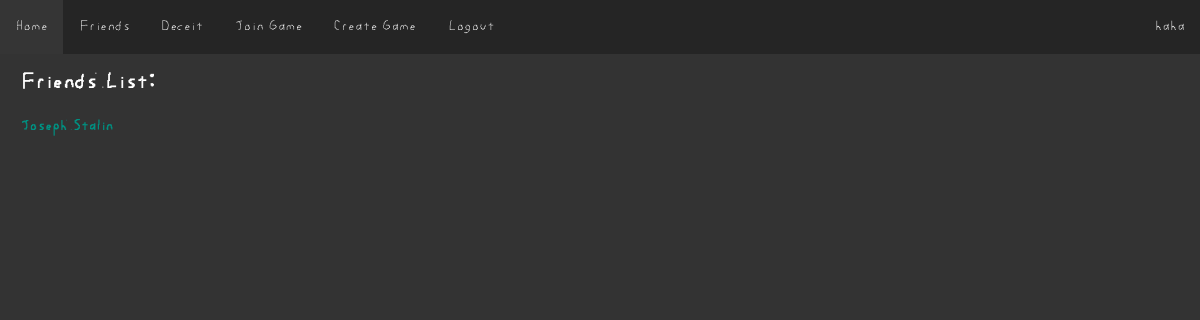
The page /user/friends (signed in) on the database as committed earlier.
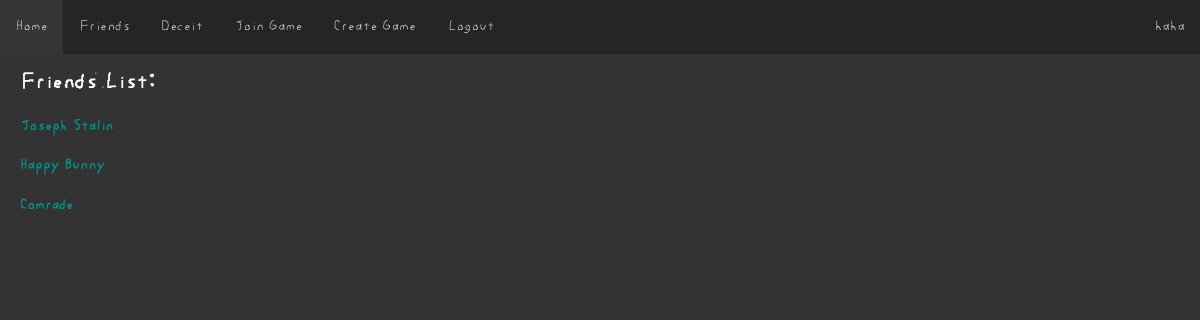
The same page on the database as committed later.
### website/models.py (models this page shows)
class User(db.Model, UserMixin):
    id = db.Column(db.Integer, primary_key=True)
    email = db.Column(db.String(150), unique=True)
    password = db.Column(db.String(150))
    username = db.Column(db.String(150))
    pfp = db.Column(db.String(50))

### website/profiles.py (the view)
@login_required
@profiles.route('friends')
def friends():
    result_list = []
    friends_list = []
    for friend in db.session.query(Friends).filter_by(user1=current_user.id):
        friends_list.append(friend.user2)
        print('worked 1')
    for friend in db.session.query(Friends).filter_by(user2=current_user.id):
        friends_list.append(friend.user1)
        print('worked 2')
    for friend in friends_list:
        print('worked 3')
        result = db.session.query(User).filter_by(id=friend).first()
        result_list.append([result, url_for('profiles.profile', user_id=result.id)])
    return render_template('friends.html', user=current_user, friends=result_list)

### website/templates/friends.html
{% extends "base.html" %} {% block title %}Friends{% endblock %}
{% block content %}
    <h2>Friends List:</h2>
    {% for friend in friends %}
        <h4><a class="link" href={{friend[1]}}>{{friend[0].username}}</a></h4>
    {% else %}
        <h4>You have no friends.</h4>
    {% endfor %}
{% endblock %}

### website/templates/base.html (shortened to what this page needs)
<!DOCTYPE html>
<html lang="en">
<head>
    <link rel="stylesheet" type="text/css" href="/static/css/main.css" />
</head>
<body>
    <ul class="navbar">
      {% if user.is_authenticated %}
      <li><a class="nav-item nav-link" id="home" href="/">Home</a></li>
      <li><a class="nav-item nav-link" id="friends" href="/user/friends">Friends</a></li>
      <li><a class="nav-item nav-link" id="deceit" href="/deceit">Deceit</a></li>
      <li><a class="nav-item nav-link" id="join_game" href="/join-game">Join Game</a></li>
      <li><a class="nav-item nav-link" id="create_game" href="/create-game">Create Game</a></li>
      <li><a class="nav-item nav-link" id="logout" href="/logout">Logout</a></li>
      <li><a class="nav-user nav-link" id="user_link" href="{{url_for('profiles.profile', user_id=user.id)}}">{{ user.username }}</a></li>
      {% else %}
      <li><a class="nav-item nav-link" id="login" href="/login">Login</a></li>
      <li><a class="nav-item nav-link" id="signUp" href="/sign-up">Sign Up</a></li>
      {% endif %}
    </ul>
    <div id="main_div">
    <div class="container">
        {% block content %}
        {% endblock %}
    </div>
    </div>
</body>
</html>

### website/static/css/main.css (style rules this page uses)
#main_div { margin-top: 30px; padding: 20px; }
body { font-family: poor_handwriting; margin: 0px; background-color: #333333; color: white; }
.navbar { list-style-type: none; margin: 0; padding: 0; overflow: hidden; background-color: #252525; position: fixed; top: 0; width: 100%; }
.nav-item { float: left; }
.nav-user { float:right; }
.nav-link { display: block; color: white; text-align: center; padding: 18px 16px; text-decoration: none; }
html { font-family: Arial, Helvetica, sans-serif; }
.link { color:rgb(0, 145, 130); text-decoration: none; }

Rows that differ between the two databases and show on the page:
added User: username "Happy Bunny"
added User: username "Comrade"
